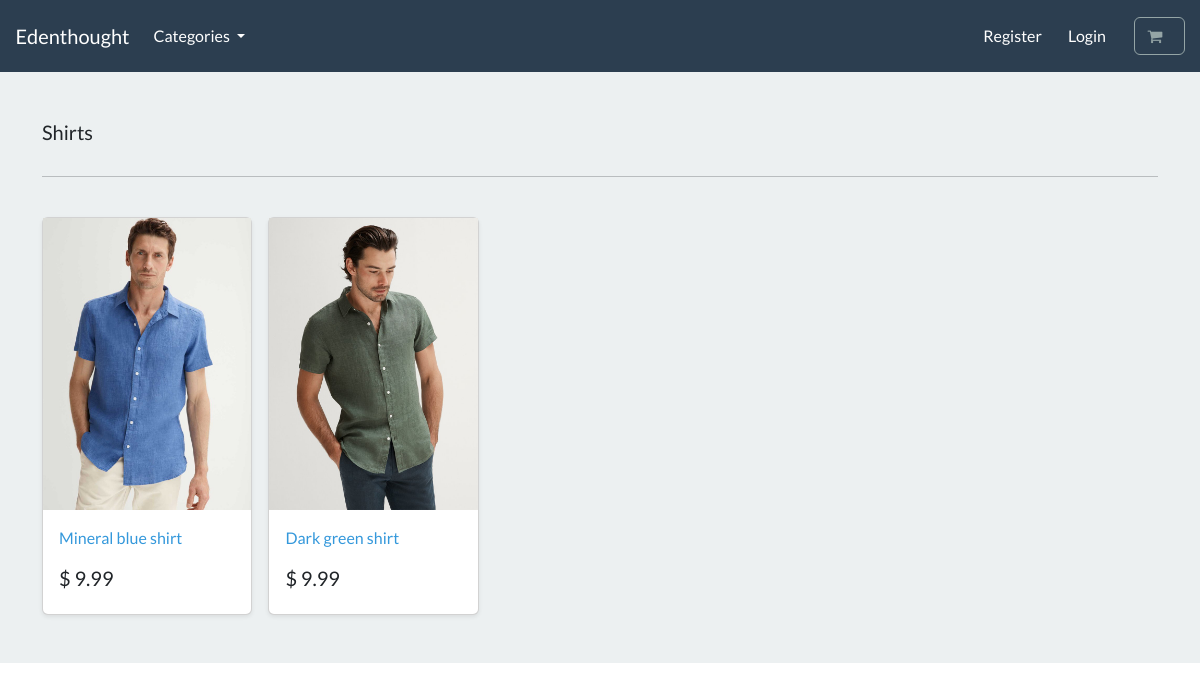
The page /search/shirts/ on the database its author committed.
### store/models.py (models this page shows, shortened)
class Category(models.Model):
    name=models.CharField(max_length=250,db_index=True) #db index to make looking for it faster
    slug=models.SlugField(max_length=250,unique=True) #unique cause only one category for every product
    class Meta:
        verbose_name_plural = 'categories' #django by default adds an s to category name
    def get_absolute_url(self):
        return reverse('list-category',args=[self.slug])

class Product(models.Model):
    category = models.ForeignKey(Category, related_name='product',on_delete=models.CASCADE, null=True)
    title=models.CharField(max_length=250)
    brand=models.CharField(max_length=250,default='un-branded')
    description= models.TextField(blank=True)#blank denotes an optional field
    slug=models.SlugField(max_length=255) # to make urls more user-friendly and readable and unique
    price=models.DecimalField(max_digits=5,decimal_places=2) #product price
    image = models.ImageField(upload_to='images/') #pillow installation required; upon uploading an image will create an image subfolder in media
    class Meta:
        verbose_name_plural = 'products' #django by default adds an s to category name
    def get_absolute_url(self):
        return reverse('product-info',args=[self.slug])

### store/views.py (the view)
# urls.py: path('search/<slug:category_slug>/', views.list_category, name='list-category'),  # referencing a slug variable
def list_category(request,category_slug=None ):    #(a view for individual category)
    category = get_object_or_404(Category,slug=category_slug)
    products = Product.objects.filter(category=category)  #defining the products and filtering them by category
    return render(request, 'store/list-category.html', {'category':category,'products':products})

### cart/cart.py (called while the page is built)
    def __len__(self):                                                                                #total length of products in a session
        return sum(item['qty'] for item in self.cart.values())                                        #total number of items in a shopping cart

### cart/context_processors.py (called while the page is built)
def cart(request):
    return {'cart':Cart(request)}

### store/views.py (called while the page is built)
def categories(request):
    all_categories=Category.objects.all() #select all categories(shoes and shirts
    return {'all_categories': all_categories}

### store/templates/store/list-category.html
{% extends "./base.html" %}
{% load static %}
{% block content %}
<main>
  <div class="album py-5 bg-light">
    <div class="container">
      <div class="pb-3 h5"> {{ category.name| capfirst }} </div>
      <hr>
      <br>
      <div class="row row-cols-1 row-cols-sm-2 row-cols-md-5 g-3">
        {%  for product in products %}
        <div class="col">
          <div class="card shadow-sm">
          <img class="img-fluid" alt="Responsive image" src="{{product.image.url}}">
            <div class="card-body">
              <p class="card-text">
                <a class="text-info text-decoration-none" href="{{ product.get_absolute_url}}"> {{ product.title }} </a>
              </p>
              <div class="d-flex justify-content-between align-items-center">
                <h5> $ {{ product.price }} </h5>
              </div>
            </div>
          </div>
        </div>
{%endfor %}
      </div>
    </div>
  </div>
</main>
{% endblock %}

### rows shown on the page
Category: name "Shirts"
Product: image (picture), title "Mineral blue shirt", price "9.99"
Product: image (picture), title "Dark green shirt", price "9.99"
